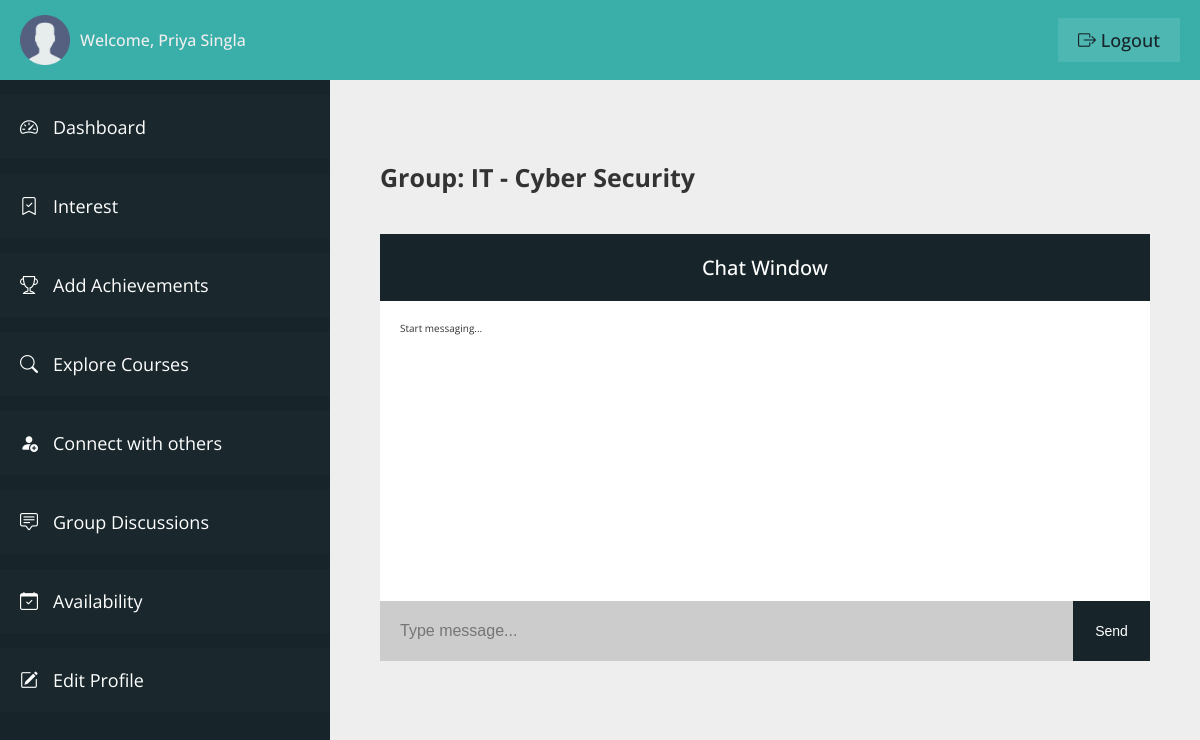
/student/group-discussion-window.php?gid=7&gf=IT&gd=Cyber Security (signed in), run on an earlier commit of the app's database.
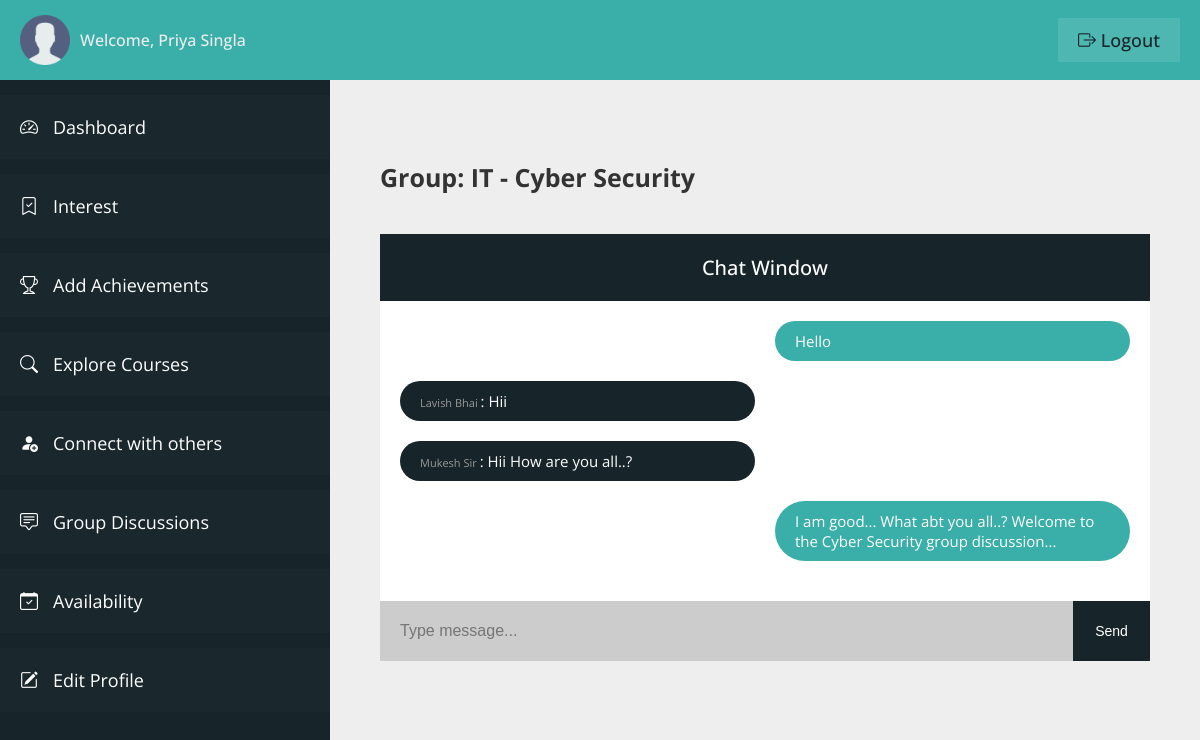
And on a later commit of the database.
### tables this page shows
CREATE TABLE `group_chat` (
  `chat_id` int(11) NOT NULL,
  `group_id` int(11) NOT NULL,
  `message_from` int(11) NOT NULL,
  `message` varchar(1000) NOT NULL,
  `message_on` datetime NOT NULL DEFAULT current_timestamp()
);

CREATE TABLE `user_table` (
  `user_id` int(11) NOT NULL,
  `user_firstname` varchar(100) NOT NULL,
  `user_lastname` varchar(100) NOT NULL,
  `user_type` varchar(20) NOT NULL,
  `user_email` varchar(100) NOT NULL,
  `user_phone` varchar(10) NOT NULL,
  `user_password` varchar(100) NOT NULL,
  `user_createdon` datetime NOT NULL DEFAULT current_timestamp()
);

### student/group-discussion-window.php (the view, shortened to what the changed rows need)
<?php
include "connection.php";
?>
<!DOCTYPE html>
<html lang="en">
<head>
    <link rel="stylesheet" href="css/style-dashboard.css">
    <link rel="stylesheet" href="https://cdn.jsdelivr.net/npm/bootstrap-icons@1.11.0/font/bootstrap-icons.css">
</head>
<body>
    <div class="container">
        <main class="main__content">
            <div class="user__chat-container">
                <div class="user__chat-area">
                    <?php
                    $qM = "SELECT * FROM `group_chat` WHERE group_id = '" . $_GET['gid'] . "'";
                    $rM = mysqli_query($con, $qM);
                    if (mysqli_num_rows($rM) > 0) {
                        while ($rowM = mysqli_fetch_array($rM)) {
                            if ($rowM['message_from'] == $_SESSION['userIdVce']) { ?>
                                <p></p>
                                <p class="user__chat-msg-sent">
                                    <?php echo $rowM['message']; ?>
                                </p>
                            <?php } else { ?>
                                <?php
                                $selectU = "SELECT * FROM `user_table` WHERE `user_id` = '" . $rowM['message_from'] . "'";
                                $queryU = mysqli_query($con, $selectU);
                                if (mysqli_num_rows($queryU) > 0) {
                                    while ($rowU = mysqli_fetch_array($queryU)) { ?>
                                        <p class="user__chat-msg-recieve">
                                            <a class="group__chat-user-link" href="connect-profile.php?profile=<?php echo $rowU['user_id'] ?>&fname=<?php echo $rowU['user_firstname']; ?>&lname=<?php echo $rowU['user_lastname']; ?>">
                                                <?php echo $rowU['user_firstname'] . " " . $rowU['user_lastname']; ?>
                                            </a>:
                                            <?php echo $rowM['message']; ?>
                                        </p>
                                        <p></p>
                                <?php }
                                }
                                ?>
                        <?php }
                        }
                    } else { ?>
                        <span>Start messaging...</span>
                    <?php }
                    ?>
                </div>
            </div>
        </main>
    </div>
</body>
</html>

What changed in the data, as far as the page shows it:
added group_chat: message "Hello"
added group_chat: message "Hii"
added user_table: user_firstname "Lavish", user_lastname "Bhai"
added group_chat: message "Hii How are you all..?"
now on this page (row unchanged): user_table: user_firstname "Mukesh", user_lastname "Sir"
added group_chat: message "I am good... What abt you all..? Welcome to the Cyber Security group discussion..."
Also different on the page:
text no longer shown: "Start messaging..."
